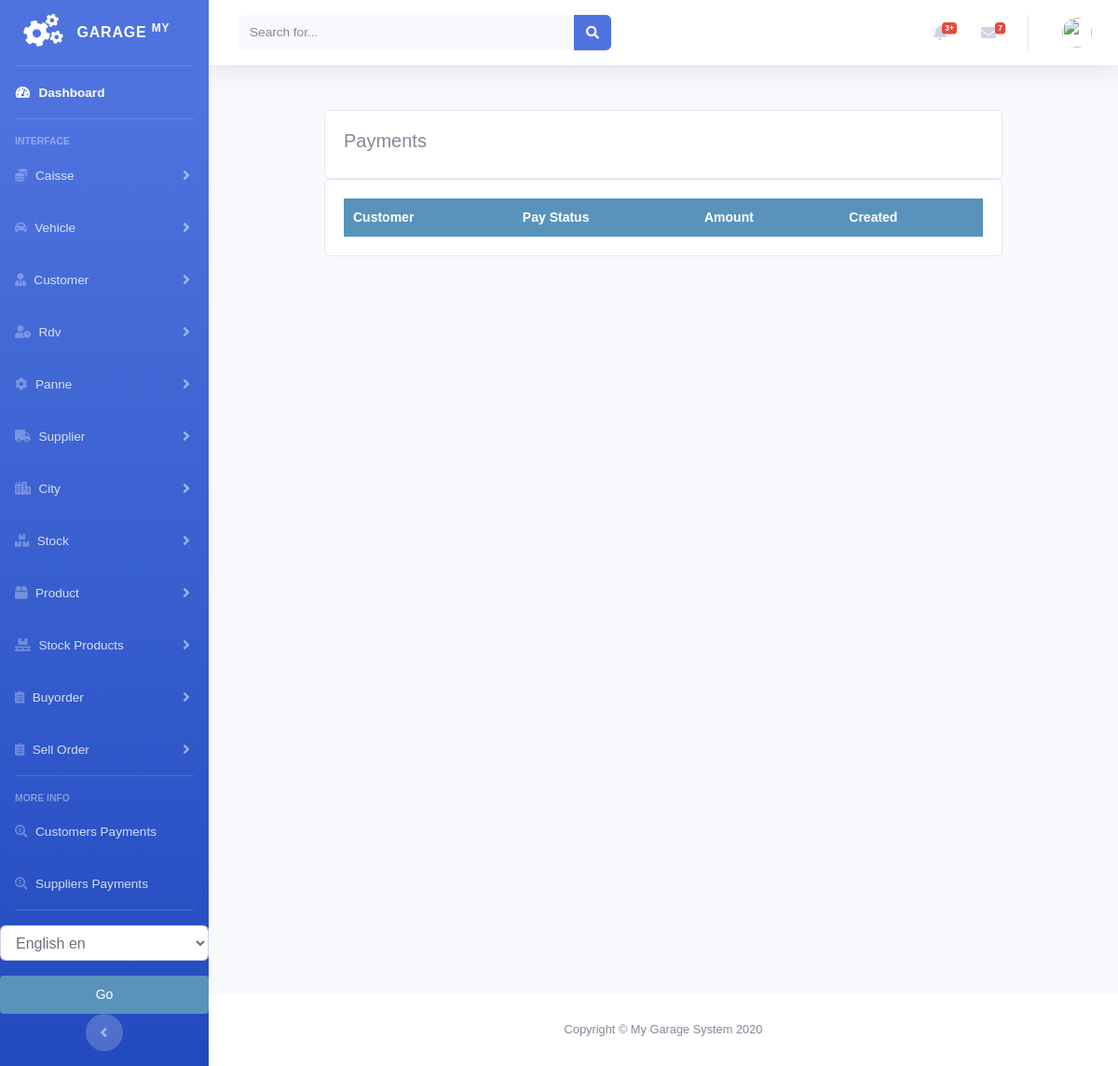
The page /payments/customer_payment_list on the database as committed earlier.
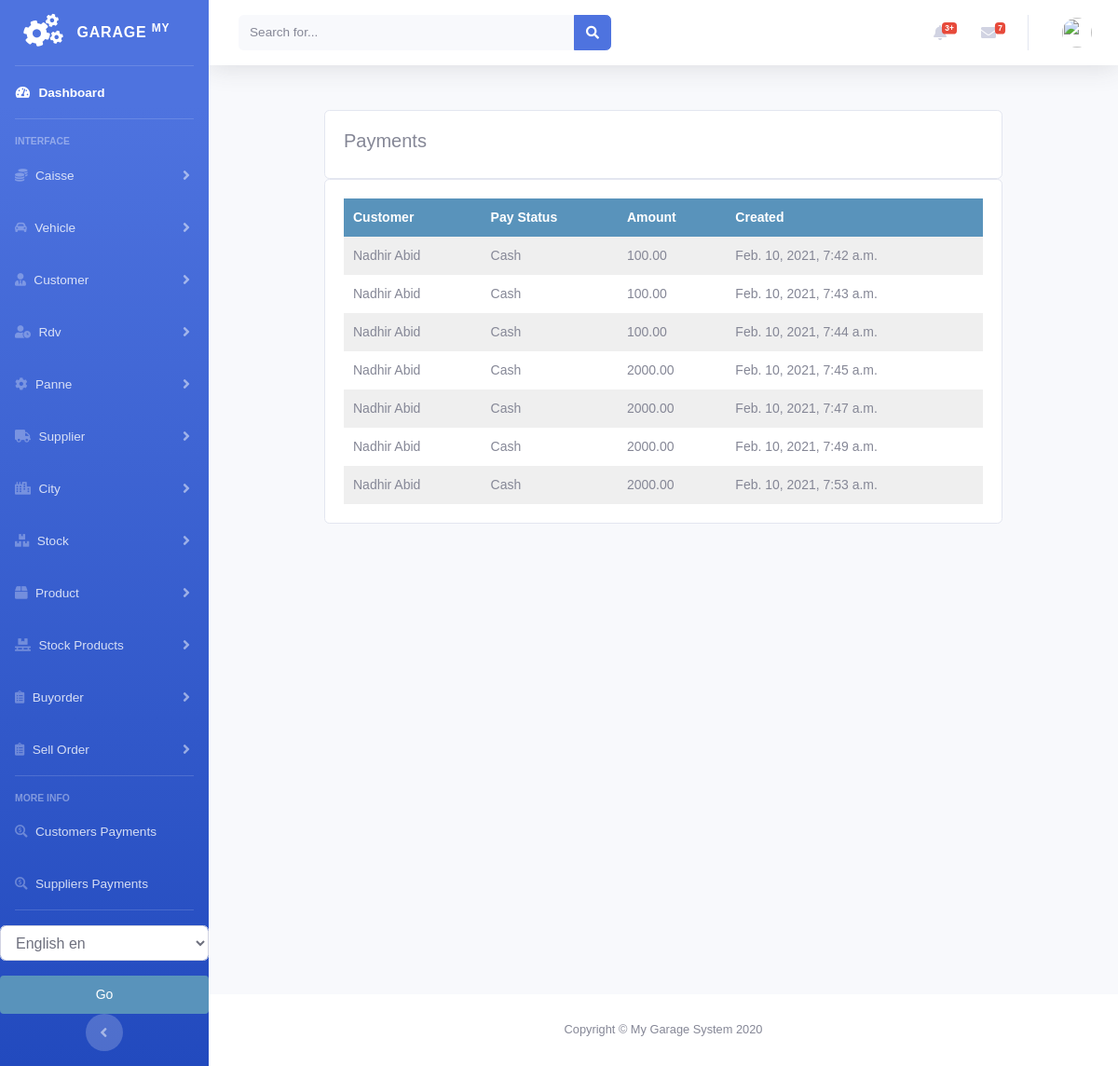
The same page on the database as committed later.
### payments/models.py (models this page shows)
class SellOrderPayment(models.Model):
    order = models.ForeignKey(Order, on_delete=models.CASCADE, blank=True, null=True)
    customer = models.ForeignKey(Customer, on_delete=models.CASCADE)
    user = models.IntegerField(default=0)
    amount = models.DecimalField(max_digits=10, decimal_places=2)
    created = models.DateTimeField(auto_now_add=True)
    pay_type = (
        ('Cash', 'Cash'),
        ('Cheque', 'Cheque'),
    )
    pay_status = models.CharField(max_length=8, choices=pay_type, blank=True, default="Cash")

### customer/models.py (models this page shows, shortened)
class Customer(models.Model):
    user = models.OneToOneField(User, null=True, on_delete=models.CASCADE)
    firstname = models.CharField(max_length=250, null=True)
    lastname = models.CharField(max_length=250, null=True)
    address = models.CharField(max_length=200, null=True)
    phone = models.CharField(max_length=200, null=True)
    national_number = models.CharField(max_length=200, null=True)
    email = models.EmailField(null=True)
    date_created = models.DateTimeField(auto_now_add=True, null=True)
    date_joined = models.DateField(null=True)
    debt = models.DecimalField(max_digits=10, decimal_places=2, null=True)
    def __str__(self):
        return self.firstname + " " + self.lastname

### payments/views.py (the view)
# urls.py: path('customer_payment_list', views.customer_payment_list, name='customer_payment_list'),
def customer_payment_list(request):
    customerpayments = SellOrderPayment.objects.all()
    context = {
        "customerpayments": customerpayments
    }
    return render(request, 'payments/customer/payment_list.html', context)

### payments/templates/payments/customer/payment_list.html (shortened to what this page needs)
{% extends 'home.html' %}
{% load static %}
{% block content %}
<br>
<div class="container">
    <div class="row">
        <div class="col-md">
            <div class="card card-body">
                <h5>Payments</h5>
            </div>
            <div class="card card-body">
                <table id="table_id" class="display text-center">
                    <thead>
                    <tr>
                        <th>Customer</th>
                        <th>Pay Status</th>
                        <th>Amount</th>
                        <th>Created</th>
                    </tr>
                    </thead>
                    <tbody>
                    {% for payement in customerpayments %}
                    <tr>
                        <td>
                            {{payement.customer}}
                        </td>
                        <td>
                            {{payement.pay_status}}
                        </td>
                        <td>
                            {{payement.amount}}
                        </td>
                        <td>
                            {{payement.created}}
                        </td>
                    </tr>
                    {% endfor %}
                    </tbody>
                </table>
            </div>
        </div>
    </div>
</div>
{% endblock %}
{% block jsscript %}
<link rel="stylesheet" type="text/css" href="https://cdn.datatables.net/1.10.22/css/jquery.dataTables.css">
<link rel="stylesheet" type="text/css" href="https://cdn.datatables.net/buttons/1.6.5/css/buttons.dataTables.min.css">
{% endblock %}

### accounts/templates/home.html (shortened to what this page needs)
<!DOCTYPE html>
<html lang="en">
<head>
    {% load static %}
    <link rel="stylesheet" href="//code.jquery.com/ui/1.12.1/themes/base/jquery-ui.css">
    <link href="https://cdnjs.cloudflare.com/ajax/libs/font-awesome/5.13.0/css/all.min.css" rel="stylesheet">
    <link rel="stylesheet" href="https://stackpath.bootstrapcdn.com/bootstrap/4.3.1/css/bootstrap.min.css"
>
    <link rel="stylesheet" type="text/css" href="{% static 'vendor/fontawesome-free/css/all.min.css' %}">
    <link rel="stylesheet" type="text/css" href="{% static 'css/sb-admin-2.min.css' %}">
    <link rel="stylesheet" type="text/css" href="{% static 'css/main.css' %}">
</head>
<body id="page-top">
<div id="wrapper">
    {% include 'sidenavbar.html' %}
    <div id="content-wrapper" class="d-flex flex-column">
        {% include 'navbar.html' %}
        <div id="content">
            {% block content %}
            {% endblock %}
        </div>
      <footer class="sticky-footer bg-white">
        <div class="container my-auto">
          <div class="copyright text-center my-auto">
            <span>Copyright &copy; My Garage System 2020</span>
          </div>
        </div>
      </footer>
    </div>
</div>
{% block jsscript %}{% endblock %}
</body>
</html>

### accounts/templates/sidenavbar.html (shortened to what this page needs)
{% load  static %}
{% load i18n %}
<ul class="navbar-nav bg-gradient-primary sidebar sidebar-dark accordion" id="accordionSidebar">
    <a class="sidebar-brand d-flex align-items-center justify-content-center" href="/">
        <div class="sidebar-brand-icon rotate-n-15">
            <i class="fas fa-cogs"></i>
        </div>
        <div class="sidebar-brand-text mx-3">Garage <sup>My</sup></div>
    </a>
    <hr class="sidebar-divider my-0">
    <li class="nav-item active">
        <a class="nav-link" href="/">
            <i class="fas fa-fw fa-tachometer-alt"></i>
            <span>{% trans "Dashboard" %}</span></a>
    </li>
    <hr class="sidebar-divider">
    <div class="sidebar-heading">
        Interface
    </div>
    <li class="nav-item">
        <a class="nav-link collapsed" href="#" data-toggle="collapse" data-target="#collapseCaisse"
           aria-expanded="true" aria-controls="collapseCaisse">
            <i class="fas fa-coins"></i>
            <span>Caisse</span>
        </a>
    </li>
    <li class="nav-item">
        <a class="nav-link collapsed" href="#" data-toggle="collapse" data-target="#collapseType"
           aria-expanded="true" aria-controls="collapseType">
    <i class="fas fa-car-alt"></i>
            <span>Vehicle</span>
        </a>
    </li>
    <li class="nav-item">
        <a class="nav-link collapsed" href="#" data-toggle="collapse" data-target="#collapseCustomer"
           aria-expanded="true" aria-controls="collapseCustomer">
            <i class="fas fa-user-tie"></i>
            <span>Customer</span>
        </a>
    </li>
    <li class="nav-item">
        <a class="nav-link collapsed" href="#" data-toggle="collapse" data-target="#collapseRdv"
           aria-expanded="true" aria-controls="collapseRdv">
            <i class="fas fa-user-clock"></i>
            <span>Rdv</span>
        </a>
    </li>
    <li class="nav-item">
        <a class="nav-link collapsed" href="#" data-toggle="collapse" data-target="#collapsePanne"
           aria-expanded="true" aria-controls="collapsePanne">
            <i class="fas fa-cog"></i>
            <span>Panne</span>
        </a>
    </li>
    <li class="nav-item">
        <a class="nav-link collapsed" href="#" data-toggle="collapse" data-target="#collapsesupplier"
           aria-expanded="true" aria-controls="collapsesupplier">
            <i class="fas fa-truck"></i>
            <span>Supplier</span>
        </a>
    </li>
    <li class="nav-item">
        <a class="nav-link collapsed" href="#" data-toggle="collapse" data-target="#collapseCity"
           aria-expanded="true" aria-controls="collapseCity">
            <i class="fas fa-city"></i>
            <span>City</span>
        </a>
    </li>
    <li class="nav-item">
        <a class="nav-link collapsed" href="#" data-toggle="collapse" data-target="#collapsestock"
           aria-expanded="true" aria-controls="collapsestock">
            <i class="fas fa-boxes"></i>
            <span>Stock</span>
        </a>
    </li>
    <li class="nav-item">
        <a class="nav-link collapsed" href="#" data-toggle="collapse" data-target="#collapseproduct"
           aria-expanded="true" aria-controls="collapseproduct">
            <i class="fas fa-box"></i>
            <span>Product</span>
        </a>
    </li>
    <li class="nav-item">
        <a class="nav-link collapsed" href="#" data-toggle="collapse" data-target="#collapsestockproduct"
           aria-expanded="true" aria-controls="collapsestockproduct">
            <i class="fas fa-pallet"></i>
            <span>Stock Products</span>
        </a>
    </li>
    <li class="nav-item">
        <a class="nav-link collapsed" href="#" data-toggle="collapse" data-target="#collapsebuyorder"
           aria-expanded="true" aria-controls="collapsebuyorder">
            <i class="fas fa-clipboard-list"></i>
            <span>Buyorder</span>
        </a>
    </li>
    <li class="nav-item">
        <a class="nav-link collapsed" href="#" data-toggle="collapse" data-target="#collapsesellorder"
           aria-expanded="true" aria-controls="collapsesellorder">
            <i class="fas fa-clipboard-list"></i>
            <span>Sell Order</span>
        </a>
    </li>
    <hr class="sidebar-divider">
    <div class="sidebar-heading">
        More Info
    </div>
    <li class="nav-item">
        <a class="nav-link" href="{% url 'payments:customer_payment_list' %}">
            <i class="fas fa-search-dollar"></i>
            <span>Customers Payments</span></a>
    </li>
    <li class="nav-item">
        <a class="nav-link" href="{% url 'payments:supplier_payment_list' %}">
            <i class="fas fa-search-dollar"></i>
            <span>Suppliers Payments</span></a>
    </li>
    <hr class="sidebar-divider d-none d-md-block">
    {% get_current_language as LANGUAGE_CODE %}
          <form action="{% url 'set_language'%}" method="post">
              <select class="form-control" name="language" id="">
                  {% get_available_languages as LANGUAGES %}
                  {% get_language_info_list for LANGUAGES as languages %}
                  {% for language in languages %}
                    <option value="{{ language.code }}" {% if language.code == LANGUAGE_CODE %} selected {% endif %}>
                       <i class="fas fa-clipboard-list"></i>  {{ language.name_local}} {{ language.code }}
                    </option>
                  {% endfor %}
              </select>
              <input class="btn btn-warning btn-block mt-3" type="submit" value="Go">
          </form>
    <div class="text-center d-none d-md-inline">
        <button class="rounded-circle border-0" id="sidebarToggle"></button>
    </div>
</ul>

### accounts/templates/navbar.html (shortened to what this page needs)
{% load  static %}
        <nav class="navbar navbar-expand navbar-light bg-white topbar mb-4 static-top shadow">
          <form class="d-none d-sm-inline-block form-inline mr-auto ml-md-3 my-2 my-md-0 mw-100 navbar-search">
            <div class="input-group">
              <input type="text" class="form-control bg-light border-0 small" placeholder="Search for..." aria-label="Search" aria-describedby="basic-addon2">
              <div class="input-group-append">
                <button class="btn btn-primary" type="button">
                  <i class="fas fa-search fa-sm"></i>
                </button>
              </div>
            </div>
          </form>
          <ul class="navbar-nav ml-auto">
            <li class="nav-item dropdown no-arrow mx-1">
              <a class="nav-link dropdown-toggle" href="#" id="alertsDropdown" role="button" data-toggle="dropdown" aria-haspopup="true" aria-expanded="false">
                <i class="fas fa-bell fa-fw"></i>
                <span class="badge badge-danger badge-counter">3+</span>
              </a>
            </li>
            <li class="nav-item dropdown no-arrow mx-1">
              <a class="nav-link dropdown-toggle" href="#" id="messagesDropdown" role="button" data-toggle="dropdown" aria-haspopup="true" aria-expanded="false">
                <i class="fas fa-envelope fa-fw"></i>
                <span class="badge badge-danger badge-counter">7</span>
              </a>
            </li>
            <li class="nav-item dropdown no-arrow">
              <a class="nav-link dropdown-toggle" href="#" id="userDropdown" role="button" data-toggle="dropdown" aria-haspopup="true" aria-expanded="false">
                <img class="img-profile rounded-circle" src="https://source.unsplash.com/QAB-WJcbgJk/60x60">
              </a>
            </li>
          </ul>
        </nav>

### static/css/main.css (style rules this page uses)
body { margin:0; padding:0; font-family:helvetica, sans-serif; }
h1, h2, h3, h4, h5 , h6 { font-family: 'Ubuntu', sans-serif; font-weight:normal; }
a { text-decoration:none; color:#5993bb; }
a.button, input[type="submit"] { color:#fff; background:#5993bb; border-radius:4px; padding:10px 20px; font-size:14px; border:0; }
table { width:100%; border-spacing:0; border-collapse: collapse; }
table th, table td { text-align:left; font-size:14px; padding:10px; margin:0; }
tbody tr:nth-child(odd) { background:#efefef; }
thead th, tbody tr.total { background:#5993bb; color:#fff; font-weight:bold; }
#content { padding:0 100px; overflow:hidden; }

Rows that differ between the two databases and show on the page:
added SellOrderPayment: customer "Nadhir Abid", pay_status "Cash", amount "100.00", created "Feb. 10, 2021, 7:42 a.m."
added SellOrderPayment: customer "Nadhir Abid", pay_status "Cash", amount "100.00", created "Feb. 10, 2021, 7:43 a.m."
added SellOrderPayment: customer "Nadhir Abid", pay_status "Cash", amount "100.00", created "Feb. 10, 2021, 7:44 a.m."
added SellOrderPayment: customer "Nadhir Abid", pay_status "Cash", amount "2000.00", created "Feb. 10, 2021, 7:45 a.m."
added SellOrderPayment: customer "Nadhir Abid", pay_status "Cash", amount "2000.00", created "Feb. 10, 2021, 7:47 a.m."
added SellOrderPayment: customer "Nadhir Abid", pay_status "Cash", amount "2000.00", created "Feb. 10, 2021, 7:49 a.m."
added SellOrderPayment: customer "Nadhir Abid", pay_status "Cash", amount "2000.00", created "Feb. 10, 2021, 7:53 a.m."
